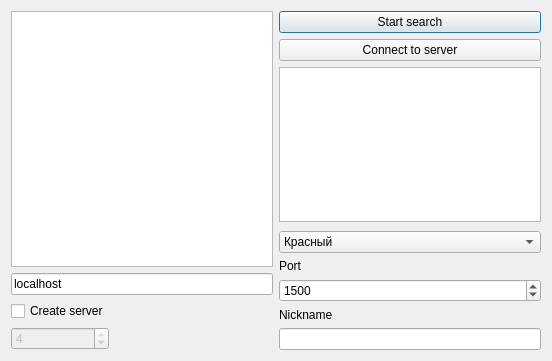
<ui version="4.0" >
 <class>Dialog</class>
 <widget class="QDialog" name="Dialog" >
  <property name="windowModality" >
   <enum>Qt::ApplicationModal</enum>
  </property>
  <property name="geometry" >
   <rect>
    <x>0</x>
    <y>0</y>
    <width>552</width>
    <height>361</height>
   </rect>
  </property>
  <property name="minimumSize" >
   <size>
    <width>453</width>
    <height>241</height>
   </size>
  </property>
  <property name="windowTitle" >
   <string>Dialog</string>
  </property>
  <property name="sizeGripEnabled" >
   <bool>false</bool>
  </property>
  <layout class="QGridLayout" name="gridLayout_8" >
   <item row="0" column="0" >
    <layout class="QGridLayout" name="gridLayout_7" >
     <property name="sizeConstraint" >
      <enum>QLayout::SetMaximumSize</enum>
     </property>
     <item row="0" column="0" >
      <layout class="QGridLayout" name="gridLayout_4" >
       <item row="1" column="0" >
        <layout class="QGridLayout" name="gridLayout_3" >
         <item row="0" column="0" >
          <widget class="QCheckBox" name="cbCreateServer" >
           <property name="text" >
            <string>Create server</string>
           </property>
          </widget>
         </item>
         <item row="1" column="0" >
          <widget class="QSpinBox" name="sbClientsCount" >
           <property name="enabled" >
            <bool>false</bool>
           </property>
           <property name="minimum" >
            <number>3</number>
           </property>
           <property name="maximum" >
            <number>4</number>
           </property>
           <property name="value" >
            <number>4</number>
           </property>
          </widget>
         </item>
         <item row="1" column="1" >
          <spacer name="horizontalSpacer" >
           <property name="orientation" >
            <enum>Qt::Horizontal</enum>
           </property>
           <property name="sizeHint" stdset="0" >
            <size>
             <width>40</width>
             <height>20</height>
            </size>
           </property>
          </spacer>
         </item>
        </layout>
       </item>
       <item row="0" column="0" >
        <layout class="QGridLayout" name="gridLayout" >
         <item row="1" column="0" >
          <widget class="QLineEdit" name="leServerIP" >
           <property name="text" >
            <string>localhost</string>
           </property>
          </widget>
         </item>
         <item row="0" column="0" >
          <widget class="QListWidget" name="lwServersList" />
         </item>
        </layout>
       </item>
      </layout>
     </item>
     <item row="0" column="1" >
      <layout class="QGridLayout" name="gridLayout_6" >
       <item row="0" column="0" >
        <layout class="QGridLayout" name="gridLayout_5" >
         <item row="0" column="0" >
          <widget class="QPushButton" name="pbSearch" >
           <property name="text" >
            <string>Start search</string>
           </property>
          </widget>
         </item>
         <item row="1" column="0" >
          <widget class="QPushButton" name="pbConnect" >
           <property name="text" >
            <string>Connect to server</string>
           </property>
          </widget>
         </item>
        </layout>
       </item>
       <item row="4" column="0" >
        <layout class="QGridLayout" name="gridLayout_2" >
         <item row="0" column="0" >
          <widget class="QLabel" name="lPort" >
           <property name="text" >
            <string>Port</string>
           </property>
          </widget>
         </item>
         <item row="2" column="0" >
          <widget class="QLabel" name="lNickname" >
           <property name="text" >
            <string>Nickname</string>
           </property>
          </widget>
         </item>
         <item row="3" column="0" >
          <widget class="QLineEdit" name="leNickname" />
         </item>
         <item row="1" column="0" >
          <widget class="QSpinBox" name="sbPort" >
           <property name="minimum" >
            <number>1024</number>
           </property>
           <property name="maximum" >
            <number>65535</number>
           </property>
           <property name="value" >
            <number>1500</number>
           </property>
          </widget>
         </item>
        </layout>
       </item>
       <item row="2" column="0" >
        <spacer name="verticalSpacer" >
         <property name="orientation" >
          <enum>Qt::Vertical</enum>
         </property>
         <property name="sizeHint" stdset="0" >
          <size>
           <width>20</width>
           <height>40</height>
          </size>
         </property>
        </spacer>
       </item>
       <item row="3" column="0" >
        <widget class="QComboBox" name="comboBox" >
         <item>
          <property name="text" >
           <string>Красный</string>
          </property>
         </item>
         <item>
          <property name="text" >
           <string>Желтый</string>
          </property>
         </item>
         <item>
          <property name="text" >
           <string>Зеленый</string>
          </property>
         </item>
         <item>
          <property name="text" >
           <string>Синий</string>
          </property>
         </item>
        </widget>
       </item>
       <item row="1" column="0" >
        <widget class="QTextEdit" name="textEdit" >
         <property name="readOnly" >
          <bool>true</bool>
         </property>
        </widget>
       </item>
      </layout>
     </item>
    </layout>
   </item>
  </layout>
 </widget>
 <resources/>
 <connections>
  <connection>
   <sender>cbCreateServer</sender>
   <signal>toggled(bool)</signal>
   <receiver>leServerIP</receiver>
   <slot>setDisabled(bool)</slot>
   <hints>
    <hint type="sourcelabel" >
     <x>65</x>
     <y>170</y>
    </hint>
    <hint type="destinationlabel" >
     <x>135</x>
     <y>131</y>
    </hint>
   </hints>
  </connection>
  <connection>
   <sender>cbCreateServer</sender>
   <signal>toggled(bool)</signal>
   <receiver>sbClientsCount</receiver>
   <slot>setEnabled(bool)</slot>
   <hints>
    <hint type="sourcelabel" >
     <x>65</x>
     <y>170</y>
    </hint>
    <hint type="destinationlabel" >
     <x>56</x>
     <y>201</y>
    </hint>
   </hints>
  </connection>
  <connection>
   <sender>cbCreateServer</sender>
   <signal>toggled(bool)</signal>
   <receiver>lwServersList</receiver>
   <slot>setDisabled(bool)</slot>
   <hints>
    <hint type="sourcelabel" >
     <x>66</x>
     <y>239</y>
    </hint>
    <hint type="destinationlabel" >
     <x>153</x>
     <y>101</y>
    </hint>
   </hints>
  </connection>
  <connection>
   <sender>lwServersList</sender>
   <signal>currentTextChanged(QString)</signal>
   <receiver>leServerIP</receiver>
   <slot>setText(QString)</slot>
   <hints>
    <hint type="sourcelabel" >
     <x>153</x>
     <y>101</y>
    </hint>
    <hint type="destinationlabel" >
     <x>153</x>
     <y>209</y>
    </hint>
   </hints>
  </connection>
 </connections>
</ui>
